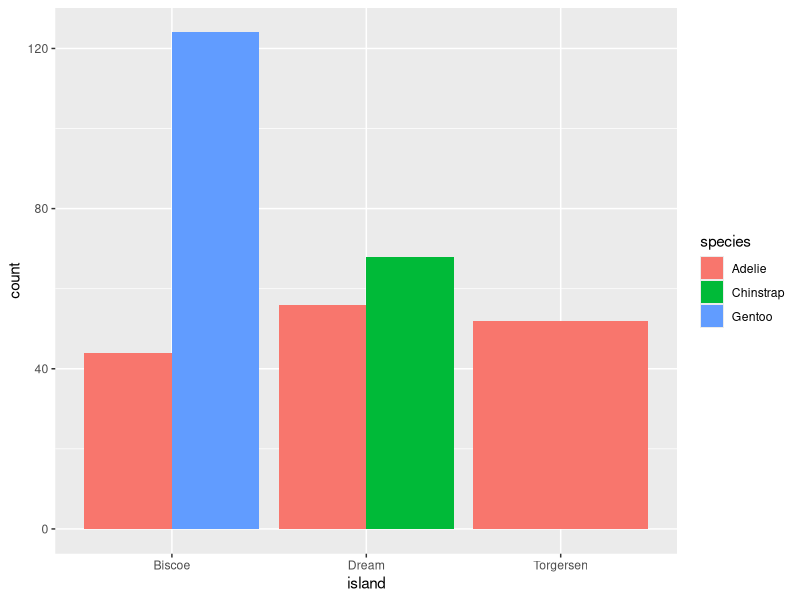
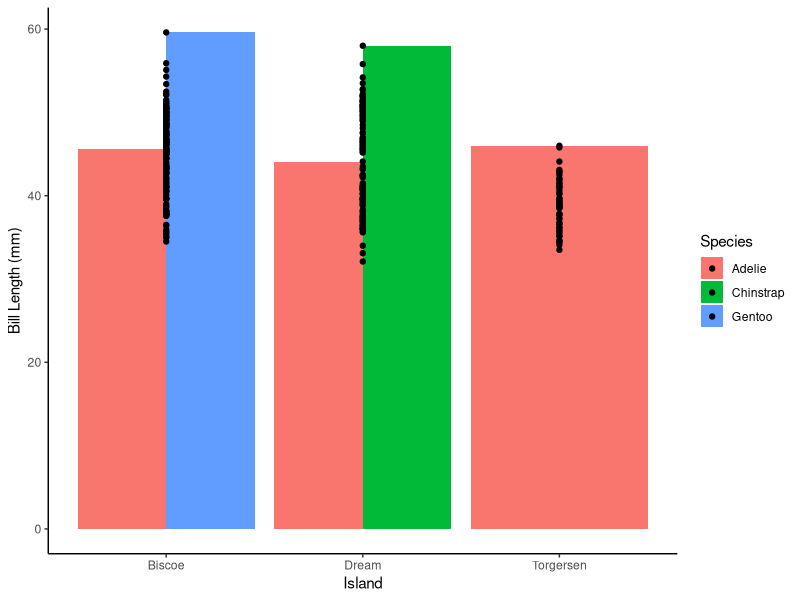

These charts were generated, in order, by the following R code:

            library(ggplot2)
            library(palmerpenguins)
            built_answer <- tryCatch(
                {
                    set.seed(42)
                    ggplot(penguins, aes(x = island, fill = species)) + geom_bar(position = "dodge")
                    suppressWarnings(
                        if (!file.exists("/sandbox/figures/species_island_bar_dodged_answer.png")) {
                            ggsave(
                                width = 3,
                                height = 3,
                                "/sandbox/figures/species_island_bar_dodged_answer.png"
                            )
                        }
                    )
                    suppressWarnings(
                        ggplot_build(last_plot())
                    )
                },
                error = function(e) {
                    'ERROR'
                }
            )
            built_submission <- tryCatch(
                {
                    set.seed(42)
                    ggplot(penguins, aes(x = island, y = bill_length_mm, fill = species)) +
  geom_bar(stat = "identity", position = "dodge") +
  geom_point(aes(y = bill_length_mm), position = "dodge") +
  labs(x = "Island", y = "Bill Length (mm)", fill = "Species") +
  theme_classic()
                    suppressWarnings(
                        ggsave(
                            width = 3,
                            height = 3,
                            "figures/species_island_bar_dodged_submission_llama.png"
                        )
                    )
                    suppressWarnings(
                        ggplot_build(last_plot())
                    )
                },
                error = function(e) {
                    'ERROR'
                }
            )
            cat(isTRUE(all.equal(built_answer, built_submission)))
        
